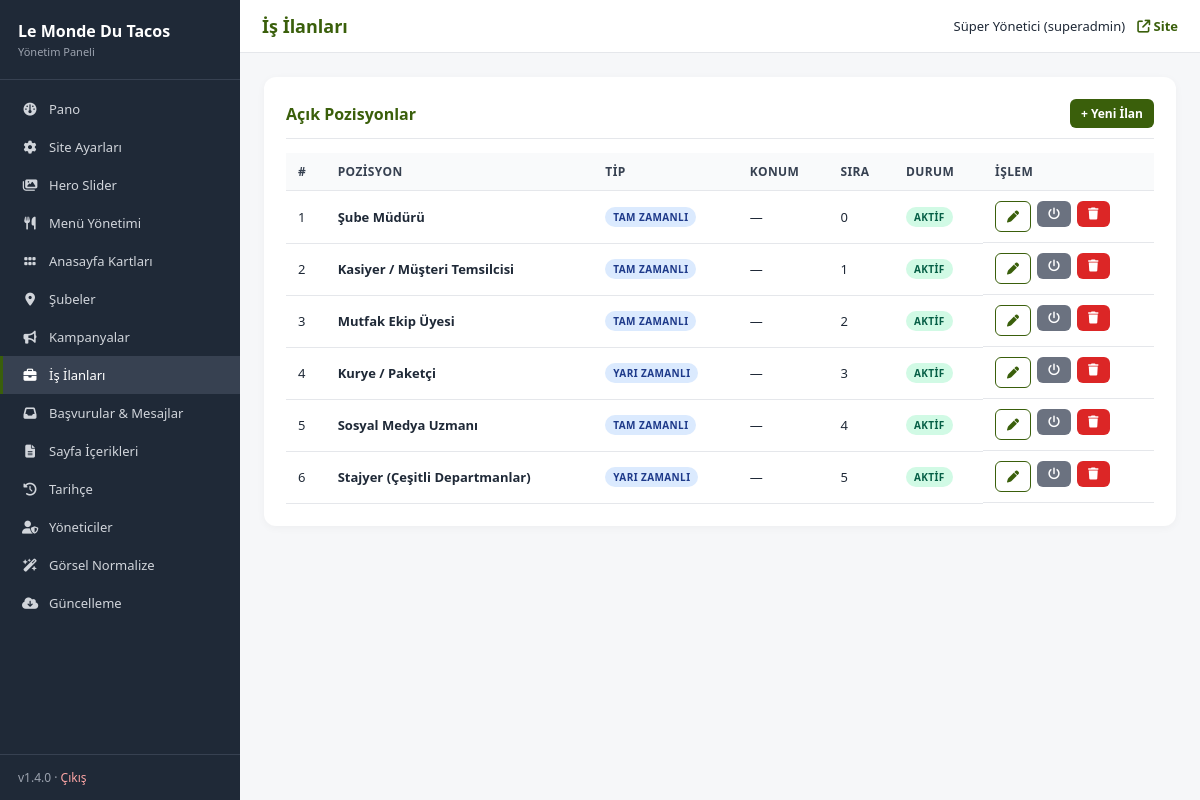
The app's page /admin/jobs.php (signed in) with its own data.
### tables this page shows
CREATE TABLE IF NOT EXISTS jobs (
    id           INT UNSIGNED AUTO_INCREMENT PRIMARY KEY,
    title        VARCHAR(160) NOT NULL,
    employment   ENUM('fulltime','parttime','intern') NOT NULL DEFAULT 'fulltime',
    location     VARCHAR(160) NULL,
    description  TEXT NULL,
    sort_order   INT NOT NULL DEFAULT 0,
    is_active    TINYINT(1) NOT NULL DEFAULT 1,
    created_at   TIMESTAMP DEFAULT CURRENT_TIMESTAMP
);

### includes/functions.php (called while the page is built, shortened)
<?php
require_once __DIR__ . '/db.php';
function e(?string $s): string {
    return htmlspecialchars((string)($s ?? ''), ENT_QUOTES | ENT_SUBSTITUTE, 'UTF-8');
}
function admin_check(): bool {
    return true;
}
function admin_user(): ?array {
    $stmt = db()->prepare("SELECT id, username, name, email, role FROM admin_users WHERE id = ? AND is_active = 1");
    $stmt->execute([$_SESSION['admin_id']]);
    $cache = $stmt->fetch() ?: null;
    return $cache;
}

### includes/db.php (called while the page is built, shortened)
<?php
function db(): PDO {
    static $pdo = null;
    if ($pdo instanceof PDO) {
        return $pdo;
    }
    $dsn = sprintf(
        'mysql:host=%s;dbname=%s;charset=%s',
        DB_HOST,
        DB_NAME,
        DB_CHARSET
    );
    try {
        $pdo = new PDO($dsn, DB_USER, DB_PASS, [
            PDO::ATTR_ERRMODE            => PDO::ERRMODE_EXCEPTION,
            PDO::ATTR_DEFAULT_FETCH_MODE => PDO::FETCH_ASSOC,
            PDO::ATTR_EMULATE_PREPARES   => false,
            PDO::MYSQL_ATTR_INIT_COMMAND => "SET NAMES " . DB_CHARSET . " COLLATE utf8mb4_unicode_ci",
        ]);
    } catch (PDOException $e) {
        if (DEBUG) {
            die('DB error: ' . htmlspecialchars($e->getMessage(), ENT_QUOTES, 'UTF-8'));
        }
        error_log('DB connection failed: ' . $e->getMessage());
        die('Veritabanı bağlantısı kurulamadı. Lütfen daha sonra tekrar deneyin.');
    }
    return $pdo;
}

### admin/_crud.php (called while the page is built, shortened)
<?php
require_once __DIR__ . '/../includes/functions.php';
class Crud
{
    public function listAll(string $orderBy = 'sort_order, id'): array
    {
        return db()->query("SELECT * FROM " . $this->cfg['table'] . " ORDER BY $orderBy")->fetchAll();
    }
}

### admin/jobs.php (the view, shortened to what this page needs)
<?php
$page_h = 'İş İlanları';
require __DIR__ . '/_header.php';
require __DIR__ . '/_crud.php';
$crud = new Crud([
    'table' => 'jobs',
    'label' => 'İş İlanı',
    'fields' => [
        'title'       => ['label' => 'Pozisyon', 'required' => true],
        'employment'  => ['label' => 'İstihdam'],
        'location'    => ['label' => 'Konum'],
        'description' => ['label' => 'Açıklama', 'required' => true],
        'sort_order'  => ['type' => 'int'],
        'is_active'   => ['type' => 'bool'],
    ],
]);
$crud->handle();
$action = $_GET['action'] ?? 'list';
$emp_opts = ['fulltime' => 'Tam Zamanlı', 'parttime' => 'Yarı Zamanlı', 'intern' => 'Stajyer'];
if ($action === 'list'): ?>
  <div class="card">
    <h2 style="display:flex;justify-content:space-between;align-items:center">
      <span>Açık Pozisyonlar</span>
      <a href="?action=new" class="btn btn-sm">+ Yeni İlan</a>
    </h2>
    <?php $rows = $crud->listAll(); ?>
    <?php if (!$rows): ?>
      <div class="empty">Henüz iş ilanı yok.</div>
    <?php else: ?>
      <table>
        <thead><tr><th>#</th><th>Pozisyon</th><th>Tip</th><th>Konum</th><th>Sıra</th><th>Durum</th><th>İşlem</th></tr></thead>
        <tbody>
        <?php foreach ($rows as $r): ?>
          <tr>
            <td><?= (int)$r['id'] ?></td>
            <td><strong><?= e($r['title']) ?></strong></td>
            <td><span class="badge b-info"><?= e($emp_opts[$r['employment']] ?? $r['employment']) ?></span></td>
            <td><?= e($r['location'] ?? '—') ?></td>
            <td><?= (int)$r['sort_order'] ?></td>
            <td><span class="badge <?= $r['is_active'] ? 'b-on' : 'b-off' ?>"><?= $r['is_active'] ? 'Aktif' : 'Pasif' ?></span></td>
            <td class="actions">
              <a class="btn btn-sm btn-line" href="?action=edit&id=<?= $r['id'] ?>"><i class="fa-solid fa-pen"></i></a>
              <form method="post" style="display:inline"><button class="btn btn-sm btn-secondary"><i class="fa-solid fa-power-off"></i></button></form>
              <form method="post" data-confirm="Silinsin mi?" style="display:inline"><button class="btn btn-sm btn-danger"><i class="fa-solid fa-trash"></i></button></form>
            </td>
          </tr>
        <?php endforeach; ?>
        </tbody>
      </table>
    <?php endif; ?>
  </div>
<?php endif; ?>
<?php require __DIR__ . '/_footer.php'; ?>

### admin/_header.php (shortened to what this page needs)
<?php
require_once __DIR__ . '/../includes/functions.php';
$cu = admin_user();
$nav_items = [
    ['index.php',                  'Pano',                'fa-gauge'],
    ['settings.php',               'Site Ayarları',       'fa-gear'],
    ['slider.php',                 'Hero Slider',         'fa-images'],
    ['menu.php',                   'Menü Yönetimi',       'fa-utensils'],
    ['promo-cards.php',            'Anasayfa Kartları',   'fa-grip'],
    ['branches.php',               'Şubeler',             'fa-location-dot'],
    ['campaigns.php',              'Kampanyalar',         'fa-bullhorn'],
    ['jobs.php',                   'İş İlanları',         'fa-briefcase'],
    ['applications.php',           'Başvurular & Mesajlar','fa-inbox'],
    ['pages.php',                  'Sayfa İçerikleri',    'fa-file-lines'],
    ['timeline.php',               'Tarihçe',             'fa-clock-rotate-left'],
    ['users.php',                  'Yöneticiler',         'fa-user-shield'],
    ['normalize-images.php',       'Görsel Normalize',    'fa-wand-magic-sparkles'],
    ['update.php',                 'Güncelleme',          'fa-cloud-arrow-down'],
];
$current = basename($_SERVER['PHP_SELF']);
$page_h  = $page_h ?? 'Pano';
?><!doctype html>
<html lang="tr">
<head>
<link rel="stylesheet" href="https://cdnjs.cloudflare.com/ajax/libs/font-awesome/6.5.0/css/all.min.css">
</head>
<body>
<div class="app">
  <aside class="sb">
    <div class="sb-head">
      <div class="brand">Le Monde Du Tacos</div>
      <div class="sub">Yönetim Paneli</div>
    </div>
    <nav class="sb-nav">
      <?php foreach ($nav_items as [$href, $label, $icon]): ?>
        <a href="<?= e($href) ?>" class="<?= $current === $href ? 'active' : '' ?>">
          <i class="fa-solid <?= e($icon) ?>"></i>
          <span><?= e($label) ?></span>
        </a>
      <?php endforeach; ?>
    </nav>
    <div class="sb-foot">
      v<?= APP_VERSION ?> &middot; <a href="logout.php">Çıkış</a>
    </div>
  </aside>
  <div class="main">
    <header class="tb">
      <h1><?= e($page_h) ?></h1>
      <div class="user">
        <span><?= e($cu['name']) ?> (<?= e($cu['role']) ?>)</span>
        <a href="/" target="_blank"><i class="fa-solid fa-arrow-up-right-from-square"></i> Site</a>
      </div>
    </header>
    <main class="cnt">

### admin/_header.php (style rules this page uses)
* { box-sizing:border-box;margin:0;padding:0 }
body { font-family:system-ui,-apple-system,Segoe UI,Roboto,Arial,sans-serif;background:#f6f7f9;color:#1f2937;font-size:14px }
.app { display:flex;min-height:100vh }
.sb { width:240px;background:#1f2937;color:#e5e7eb;flex-shrink:0;display:flex;flex-direction:column }
.sb-head { padding:20px 18px;border-bottom:1px solid #374151 }
.sb-head .brand { font-size:16px;font-weight:700;color:#fff;margin-bottom:2px }
.sb-head .sub { font-size:11px;color:#9ca3af }
.sb-nav { flex:1;padding:10px 0;overflow-y:auto }
.sb-nav a { display:flex;align-items:center;gap:10px;padding:10px 18px;color:#d1d5db;text-decoration:none;font-size:13px;border-left:3px solid transparent;transition:.15s }
.sb-nav a.active { background:#374151;color:#fff;border-left-color:#3A5F0B }
.sb-nav a i { width:18px;text-align:center;font-size:13px }
.sb-foot { padding:14px 18px;border-top:1px solid #374151;font-size:12px;color:#9ca3af }
.sb-foot a { color:#fca5a5;text-decoration:none }
.main { flex:1;display:flex;flex-direction:column;min-width:0 }
.tb { background:#fff;padding:14px 22px;display:flex;align-items:center;justify-content:space-between;border-bottom:1px solid #e5e7eb }
.tb h1 { font-size:18px;color:#3A5F0B }
.tb .user { display:flex;align-items:center;gap:12px;font-size:13px }
.tb .user a { color:#3A5F0B;font-weight:600;text-decoration:none }
.cnt { padding:24px;flex:1 }
.card { background:#fff;border-radius:12px;padding:22px;box-shadow:0 2px 8px rgba(0,0,0,.04);margin-bottom:18px }
.card h2 { font-size:16px;color:#3A5F0B;margin-bottom:14px;padding-bottom:10px;border-bottom:1px solid #e5e7eb }
.btn { display:inline-block;background:#3A5F0B;color:#fff;border:0;border-radius:6px;padding:9px 16px;font-size:13px;font-weight:600;cursor:pointer;text-decoration:none;transition:.15s }
.btn-sm { padding:6px 11px;font-size:12px }
.btn-secondary { background:#6b7280 }
.btn-danger { background:#dc2626 }
.btn-line { background:#fff;color:#3A5F0B;border:1px solid #3A5F0B }
table { width:100%;border-collapse:collapse }
th,td { text-align:left;padding:10px 12px;font-size:13px;border-bottom:1px solid #e5e7eb;vertical-align:middle }
th { background:#f9fafb;font-weight:700;color:#374151;font-size:12px;text-transform:uppercase;letter-spacing:.4px }
.badge { display:inline-block;padding:3px 8px;border-radius:99px;font-size:10px;font-weight:700;letter-spacing:.4px;text-transform:uppercase }
.b-on { background:#d1fae5;color:#065f46 }
.b-info { background:#dbeafe;color:#1e3a8a }
.actions { display:flex;gap:6px;flex-wrap:wrap }
.actions form { display:inline }

### records on screen
jobs: id "1", title "Şube Müdürü", employment "TAM ZAMANLI", location "—", sort_order "0", is_active "AKTIF"
jobs: id "2", title "Kasiyer / Müşteri Temsilcisi", employment "TAM ZAMANLI", location "—", sort_order "1", is_active "AKTIF"
jobs: id "3", title "Mutfak Ekip Üyesi", employment "TAM ZAMANLI", location "—", sort_order "2", is_active "AKTIF"
jobs: id "4", title "Kurye / Paketçi", employment "YARI ZAMANLI", location "—", sort_order "3", is_active "AKTIF"
jobs: id "5", title "Sosyal Medya Uzmanı", employment "TAM ZAMANLI", location "—", sort_order "4", is_active "AKTIF"
jobs: id "6", title "Stajyer (Çeşitli Departmanlar)", employment "YARI ZAMANLI", location "—", sort_order "5", is_active "AKTIF"

### other values on screen
$label "Pano"
$label "Site Ayarları"
$label "Hero Slider"
$label "Menü Yönetimi"
$label "Anasayfa Kartları"
$label "Şubeler"
$label "Kampanyalar"
$label "İş İlanları"
$label "Başvurular & Mesajlar"
$label "Sayfa İçerikleri"
$label "Tarihçe"
$label "Yöneticiler"
$label "Görsel Normalize"
$label "Güncelleme"
APP_VERSION "1.4.0"
